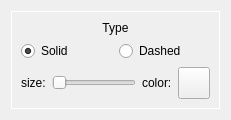
              <widget class="QWidget" name="edges_tab">
               <property name="styleSheet">
                <string notr="true">QFrame {\n	border: 1px solid rgb(255, 255, 255);}</string>
               </property>
               <attribute name="title">
                <string>Edges</string>
               </attribute>
               <layout class="QVBoxLayout" name="verticalLayout_12">
                <item>
                 <spacer name="verticalSpacer">
                  <property name="orientation">
                   <enum>Qt::Vertical</enum>
                  </property>
                  <property name="sizeHint" stdset="0">
                   <size>
                    <width>0</width>
                    <height>0</height>
                   </size>
                  </property>
                 </spacer>
                </item>
                <item>
                 <widget class="QFrame" name="edges_style_frame">
                  <property name="styleSheet">
                   <string notr="true">QFrame#edges_style_frame {
	border: 1px solid rgb(255, 255, 255);
}</string>
                  </property>
                  <property name="frameShape">
                   <enum>QFrame::StyledPanel</enum>
                  </property>
                  <property name="frameShadow">
                   <enum>QFrame::Raised</enum>
                  </property>
                  <layout class="QVBoxLayout" name="verticalLayout_3">
                   <item>
                    <layout class="QVBoxLayout" name="verticalLayout_2">
                     <item>
                      <widget class="QLabel" name="edges_type_label">
                       <property name="text">
                        <string>Type</string>
                       </property>
                       <property name="alignment">
                        <set>Qt::AlignCenter</set>
                       </property>
                      </widget>
                     </item>
                     <item>
                      <layout class="QHBoxLayout" name="horizontalLayout_17">
                       <item>
                        <widget class="QRadioButton" name="edges_solid">
                         <property name="text">
                          <string>Solid</string>
                         </property>
                         <property name="checked">
                          <bool>true</bool>
                         </property>
                        </widget>
                       </item>
                       <item>
                        <widget class="QRadioButton" name="edges_dashed">
                         <property name="text">
                          <string>Dashed</string>
                         </property>
                        </widget>
                       </item>
                      </layout>
                     </item>
                    </layout>
                   </item>
                   <item>
                    <layout class="QHBoxLayout" name="horizontalLayout_16">
                     <item>
                      <layout class="QHBoxLayout" name="horizontalLayout_15">
                       <item>
                        <widget class="QLabel" name="edges_size_label">
                         <property name="text">
                          <string>size:</string>
                         </property>
                        </widget>
                       </item>
                       <item>
                        <widget class="QSlider" name="edges_size">
                         <property name="minimum">
                          <number>1</number>
                         </property>
                         <property name="orientation">
                          <enum>Qt::Horizontal</enum>
                         </property>
                        </widget>
                       </item>
                      </layout>
                     </item>
                     <item>
                      <layout class="QHBoxLayout" name="horizontalLayout_11">
                       <item>
                        <widget class="QLabel" name="edges_color_label">
                         <property name="text">
                          <string>color:</string>
                         </property>
                        </widget>
                       </item>
                       <item>
                        <widget class="QPushButton" name="edges_color">
                         <property name="sizePolicy">
                          <sizepolicy hsizetype="Fixed" vsizetype="Fixed">
                           <horstretch>0</horstretch>
                           <verstretch>0</verstretch>
                          </sizepolicy>
                         </property>
                         <property name="minimumSize">
                          <size>
                           <width>32</width>
                           <height>32</height>
                          </size>
                         </property>
                         <property name="maximumSize">
                          <size>
                           <width>32</width>
                           <height>32</height>
                          </size>
                         </property>
                         <property name="text">
                          <string/>
                         </property>
                        </widget>
                       </item>
                      </layout>
                     </item>
                    </layout>
                   </item>
                  </layout>
                 </widget>
                </item>
                <item>
                 <spacer name="verticalSpacer_5">
                  <property name="orientation">
                   <enum>Qt::Vertical</enum>
                  </property>
                  <property name="sizeHint" stdset="0">
                   <size>
                    <width>0</width>
                    <height>0</height>
                   </size>
                  </property>
                 </spacer>
                </item>
               </layout>
              </widget>
